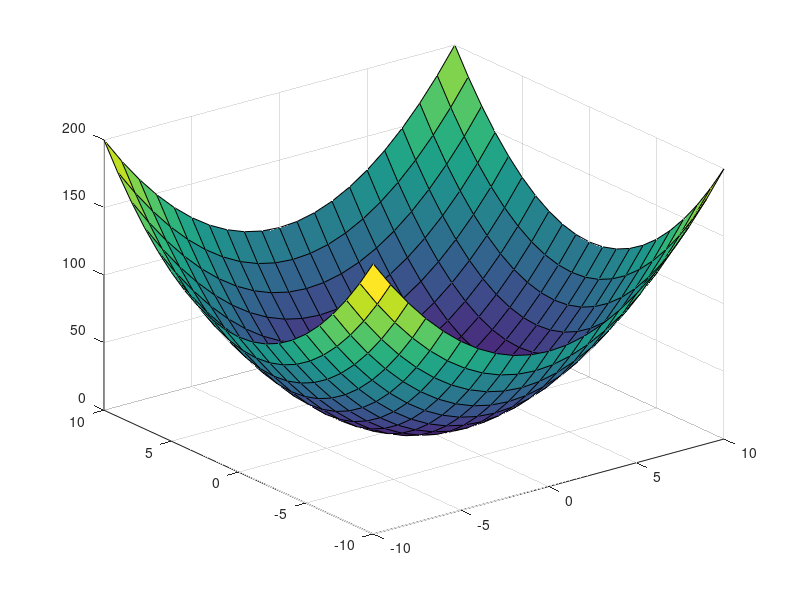
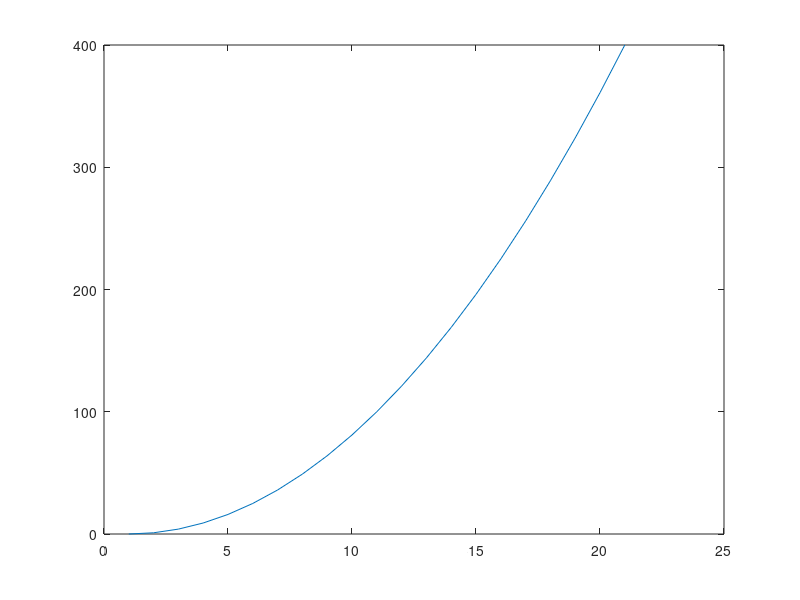
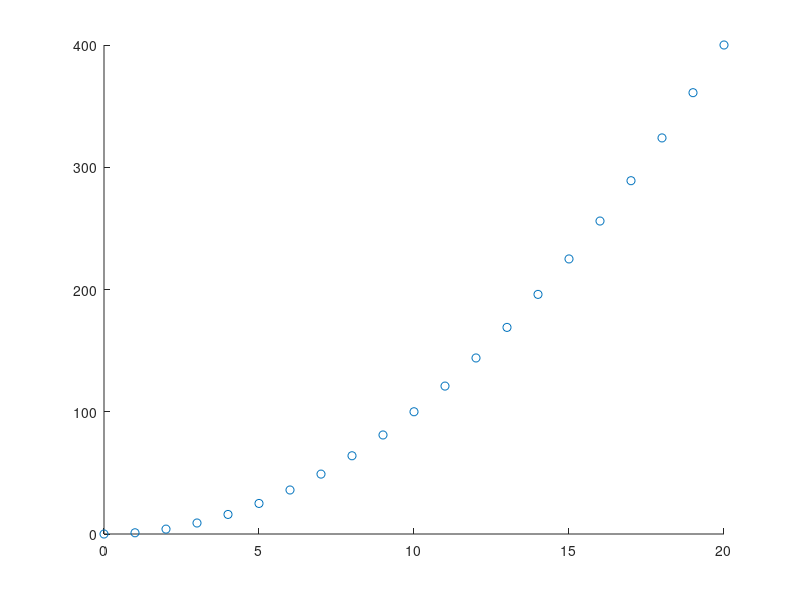
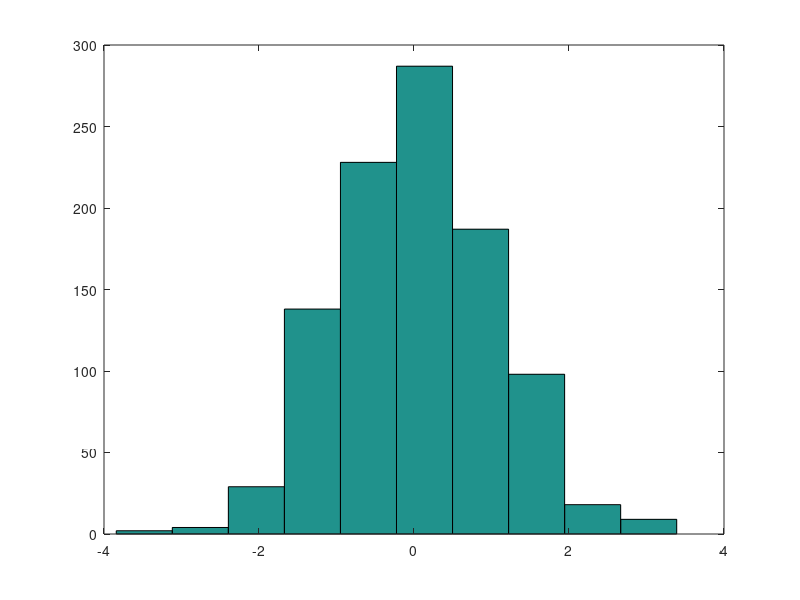

The MATLAB script that drew these images, in order:
% ------------------------------------------------------------------------------
% X-Y Plots
% ------------------------------------------------------------------------------
clc
y = 0:20;
y = y .^ 2;
figure(1)
plot(y)

% ------------------------------------------------------------------------------
% Scatter
% ------------------------------------------------------------------------------
x = 0:20;
figure(2)
scatter(x,y)

% ------------------------------------------------------------------------------
% Histogram
% ------------------------------------------------------------------------------
a = randn(1000, 1);
figure(3)
hist(a)
figure(4)
hist(a,50)

% ------------------------------------------------------------------------------
% Contour
% ------------------------------------------------------------------------------
x = [1 2 3 2 1]
y = x
z_transpose = x'
z = z_transpose * y
figure(5)
axis([1 5 1 5])
contour(z)

% ------------------------------------------------------------------------------
% Polar Plot
% ------------------------------------------------------------------------------
x_polar = 0:0.1:2*pi
y_polar = linspace(0.1, 0.1, 63);
figure(6)
polar(x_polar,y_polar)

% ------------------------------------------------------------------------------
% Pie Charts
% ------------------------------------------------------------------------------
a_pie = 1:6
figure(7)
pie(a_pie)

e_pie = [1 0 0 0 1 0]
figure(8)
pie(a_pie,e_pie)

% ------------------------------------------------------------------------------
% 3D Meshes
% ------------------------------------------------------------------------------
x_mesh = -10:10
y_mesh = x_mesh
[x,y] = meshgrid(x_mesh, y_mesh)
z = x .^2 + y .^2
figure(9)
mesh(x,y,z)
figure(10)
meshc(x,y,z)
figure(11)
meshz(x,y,z)
figure(12)
surf(x,y,z)
print -dpng 'surf.png'
